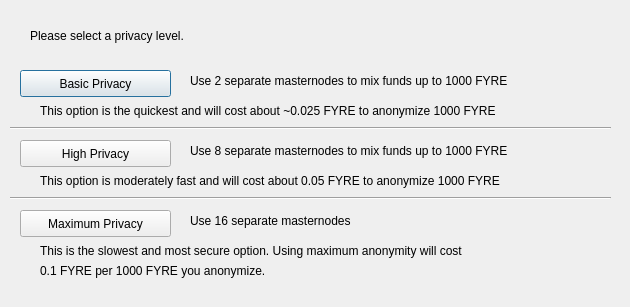
<?xml version="1.0" encoding="UTF-8"?>
<ui version="4.0">
 <class>DarksendConfig</class>
 <widget class="QDialog" name="DarksendConfig">
  <property name="geometry">
   <rect>
    <x>0</x>
    <y>0</y>
    <width>630</width>
    <height>307</height>
   </rect>
  </property>
  <property name="windowTitle">
   <string>Configure PrivateSend</string>
  </property>
  <widget class="QPushButton" name="buttonBasic">
   <property name="geometry">
    <rect>
     <x>20</x>
     <y>70</y>
     <width>151</width>
     <height>27</height>
    </rect>
   </property>
   <property name="text">
    <string>Basic Privacy</string>
   </property>
  </widget>
  <widget class="QPushButton" name="buttonHigh">
   <property name="geometry">
    <rect>
     <x>20</x>
     <y>140</y>
     <width>151</width>
     <height>27</height>
    </rect>
   </property>
   <property name="text">
    <string>High Privacy</string>
   </property>
  </widget>
  <widget class="QPushButton" name="buttonMax">
   <property name="geometry">
    <rect>
     <x>20</x>
     <y>210</y>
     <width>151</width>
     <height>27</height>
    </rect>
   </property>
   <property name="text">
    <string>Maximum Privacy</string>
   </property>
  </widget>
  <widget class="QLabel" name="label">
   <property name="geometry">
    <rect>
     <x>30</x>
     <y>20</y>
     <width>571</width>
     <height>31</height>
    </rect>
   </property>
   <property name="text">
    <string>Please select a privacy level.</string>
   </property>
  </widget>
  <widget class="QLabel" name="label_2">
   <property name="geometry">
    <rect>
     <x>190</x>
     <y>70</y>
     <width>421</width>
     <height>21</height>
    </rect>
   </property>
   <property name="text">
    <string>Use 2 separate masternodes to mix funds up to 1000 FYRE</string>
   </property>
  </widget>
  <widget class="QLabel" name="label_3">
   <property name="geometry">
    <rect>
     <x>190</x>
     <y>140</y>
     <width>411</width>
     <height>21</height>
    </rect>
   </property>
   <property name="text">
    <string>Use 8 separate masternodes to mix funds up to 1000 FYRE</string>
   </property>
  </widget>
  <widget class="QLabel" name="label_4">
   <property name="geometry">
    <rect>
     <x>190</x>
     <y>210</y>
     <width>421</width>
     <height>21</height>
    </rect>
   </property>
   <property name="text">
    <string>Use 16 separate masternodes</string>
   </property>
  </widget>
  <widget class="QLabel" name="label_6">
   <property name="geometry">
    <rect>
     <x>40</x>
     <y>100</y>
     <width>561</width>
     <height>21</height>
    </rect>
   </property>
   <property name="text">
    <string>This option is the quickest and will cost about ~0.025 FYRE to anonymize 1000 FYRE</string>
   </property>
  </widget>
  <widget class="QLabel" name="label_7">
   <property name="geometry">
    <rect>
     <x>40</x>
     <y>170</y>
     <width>561</width>
     <height>21</height>
    </rect>
   </property>
   <property name="text">
    <string>This option is moderately fast and will cost about 0.05 FYRE to anonymize 1000 FYRE</string>
   </property>
  </widget>
  <widget class="QLabel" name="label_8">
   <property name="geometry">
    <rect>
     <x>40</x>
     <y>240</y>
     <width>561</width>
     <height>21</height>
    </rect>
   </property>
   <property name="text">
    <string>This is the slowest and most secure option. Using maximum anonymity will cost</string>
   </property>
  </widget>
  <widget class="QLabel" name="label_9">
   <property name="geometry">
    <rect>
     <x>40</x>
     <y>260</y>
     <width>561</width>
     <height>21</height>
    </rect>
   </property>
   <property name="text">
    <string>0.1 FYRE per 1000 FYRE you anonymize.</string>
   </property>
  </widget>
  <widget class="Line" name="line">
   <property name="geometry">
    <rect>
     <x>10</x>
     <y>120</y>
     <width>601</width>
     <height>16</height>
    </rect>
   </property>
   <property name="orientation">
    <enum>Qt::Horizontal</enum>
   </property>
  </widget>
  <widget class="Line" name="line_2">
   <property name="geometry">
    <rect>
     <x>10</x>
     <y>190</y>
     <width>601</width>
     <height>16</height>
    </rect>
   </property>
   <property name="orientation">
    <enum>Qt::Horizontal</enum>
   </property>
  </widget>
 </widget>
 <resources/>
 <connections/>
</ui>
